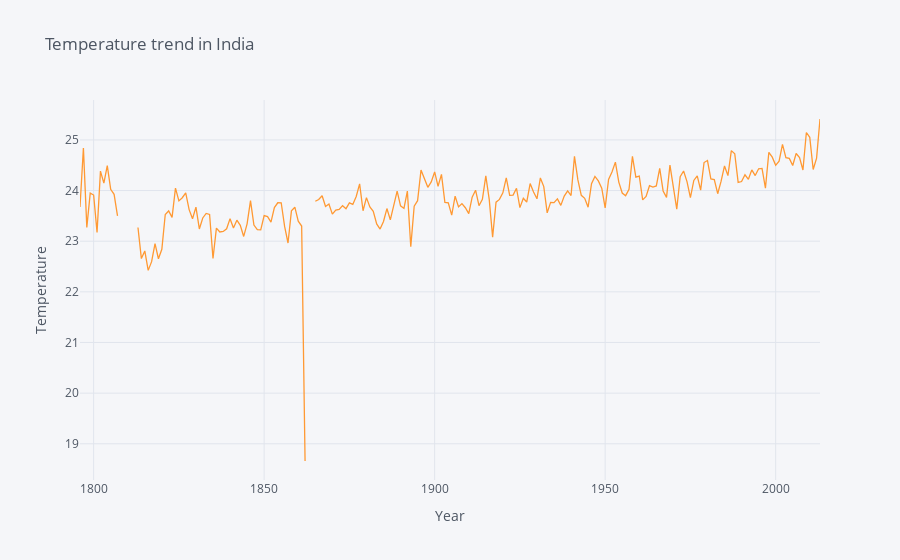

The notebook cell this image was saved under:
### Code cell
india = temp[temp['Country']=='India']
india['year'] = pd.to_datetime(india['dt']).dt.year

new_india = india.groupby('year')['AverageTemperature'].mean().reset_index()
new_india.iplot(kind='scatter', x='year', y='AverageTemperature', title='Temperature trend in India',
               xTitle='Year', yTitle='Temperature')

### Figure 1 — Plotly figure (JSON) as saved in the notebook; plotly's stock layout.template omitted (floating-point values rounded to 4 significant figures; data arrays with more than 128 entries replaced by an {"elided": "..."} marker saying what was removed)
{"data": [{"line": {"color": "rgba(255, 153, 51, 1.0)", "dash": "solid", "shape": "linear", "width": 1.3}, "mode": "lines", "name": "AverageTemperature", "text": "", "type": "scatter", "x": {"elided": "218 int values"}, "y": {"elided": "218 mixed values"}}], "layout": {"legend": {"bgcolor": "#F5F6F9", "font": {"color": "#4D5663"}}, "paper_bgcolor": "#F5F6F9", "plot_bgcolor": "#F5F6F9", "title": {"font": {"color": "#4D5663"}, "text": "Temperature trend in India"}, "xaxis": {"gridcolor": "#E1E5ED", "showgrid": true, "tickfont": {"color": "#4D5663"}, "title": {"font": {"color": "#4D5663"}, "text": "Year"}, "zerolinecolor": "#E1E5ED"}, "yaxis": {"gridcolor": "#E1E5ED", "showgrid": true, "tickfont": {"color": "#4D5663"}, "title": {"font": {"color": "#4D5663"}, "text": "Temperature"}, "zerolinecolor": "#E1E5ED"}}}
